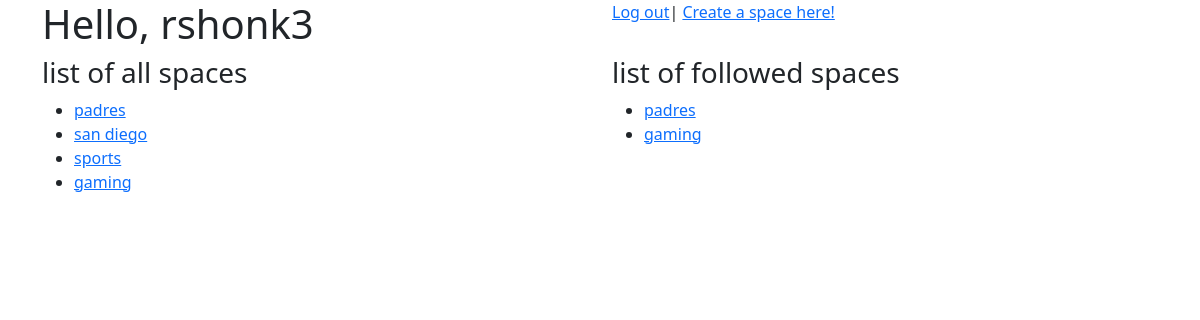
Screenshot of /profile/ (signed in) with the database file from the repository.
### main/models.py (models this page shows)
class Space(models.Model):
    spacename = models.CharField(max_length=25)
    def __str__(self):
        return self.spacename

class UserFollowedSpace(models.Model):
    user = models.ForeignKey(User, on_delete=models.CASCADE)
    spacename = models.CharField(max_length=25)
    def __str__(self):
        return self.spacename

### main/views.py (the view)
# urls.py: path('profile/', views.profile, name='profile'),
def profile(request):
    if request.user.is_authenticated:
        username = request.user
        spaces = Space.objects.all()
        followed_spaces = request.user.userfollowedspace_set.all()
        return render(request, 'main/profile.html', {'username': username, 'spaces': spaces, 'followed_spaces': followed_spaces})

### main/templates/main/profile.html (shortened to what this page needs)
<!DOCTYPE html>
<html lang="en">
<head>
    {% load bootstrap5 %}
    {% bootstrap_css %}
</head>
<body>
<div class="container">
    <div class="row">
        <div class="col">
            <h1>Hello, {{ username }}</h1>
        </div>
        <div class="col">
            <a href="{% url 'main:logout_user' %}">Log out</a>|
            <a href="{% url 'main:create_space' %}">Create a space here!</a>
        </div>
    </div>
    <div class="row">
        <div class="col">
            <h3>list of all spaces</h3>
            <ul>
                {% for spacename in spaces %}
                    <li><a href="{% url 'main:space' spacename %}">{{ spacename }}</a></li>
                {% endfor %}
            </ul>
        </div>
        <div class="col">
            <h3>list of followed spaces</h3>
            <ul>
                {% for spacename in followed_spaces %}
                    <li><a href="{% url 'main:space' spacename %}">{{ spacename }}</a></li>
                {% endfor %}
            </ul>
        </div>
    </div>
</div>
</body>
</html>

### rows the page displays
Space: spacename "padres"
Space: spacename "san diego"
Space: spacename "sports"
Space: spacename "gaming"
UserFollowedSpace: spacename "padres"
UserFollowedSpace: spacename "gaming"
